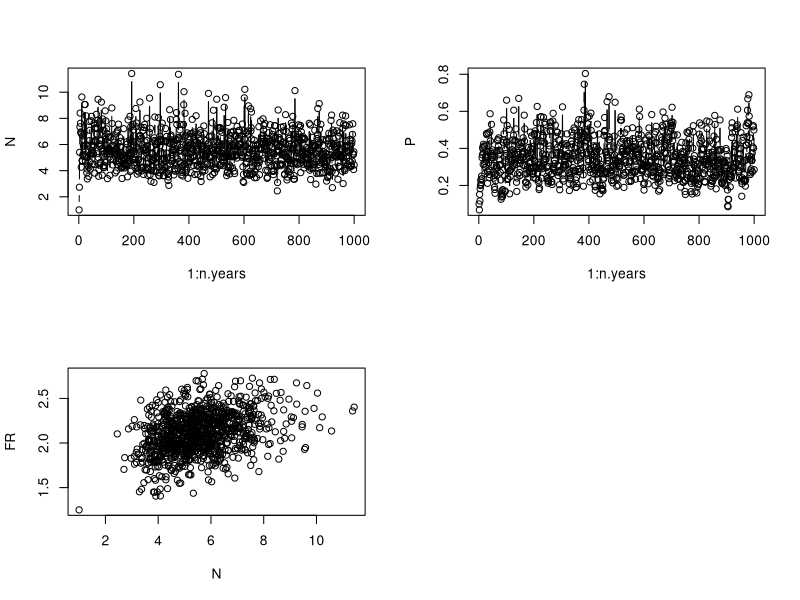

Recreate this plot in R. (Note: this script raises an error after producing the figure.)
#### 15/03/2018 -- FBarraquand and OGimenez
#### Computation of the Hessian for the discrete-time Leslie-May model
### FB 16/01/2019 -- edited so that functional response timing match math model (no delays)


### --- Questions ------------------------------------------------------------------#### 
### Better to do this numerically or symbolically? (e.g. later in MAPLE?) 
### If numerically, how far into parameter space, i.e. what precision for the grid? 
### --------------------------------------------------------------------------------####

rm(list=ls())
graphics.off()

##################### Helper function #####################################################
### By OG 
logprot <- function(v){
eps <- 2.2204e-016
u <- log(eps) * (1+vector(length=length(v)))
index <- (v>eps)
u[index] <- log(v[index])
u
}

##################### Simulation used #####################################################

### Model used (use stored simulated data later on, just tryouts for now)
n.years<-1000  	# Long time series to look at structural identifiability
N1<-1			# Initial pop size
P1<-0.1
K<-1			# threshold dd 
beta<-1			# density-dependence exponent
rmax_V<-2			# Max AVERAGE growth rate (thus not a true max...)
rmax_P<-0.5
sigma2.proc<-0.05		# worked well with 0.005
# Process sigma on the log-scale, use the Peretti et al. value. 0.005


### FR and predator parameters
C<-2.5
D<-1
Q<-10

### Simulation of data
#set.seed(42) 
set.seed(41)
#set.seed(40)

y<-N<-P<-FR<-numeric(n.years)
N[1]<-N1
P[1]<-P1
FR[1]<-C*N[1]/(D+N[1])

rV<-rnorm(n.years-1,rmax_V,sqrt(sigma2.proc))
rP<-rnorm(n.years-1,rmax_P,sqrt(sigma2.proc))
FRnoise<-rnorm(n.years,0,sqrt(sigma2.proc))

for (t in 1:(n.years-1)){

  N[t+1]<-N[t]*(exp(rV[t])/(1+(N[t]/K)^beta))*exp(-FR[t]*P[t]/N[t])
  P[t+1]<-P[t]*exp(rP[t])/(1+P[t]*Q/N[t])
  FR[t+1]<-(C*N[t+1]/(D+N[t+1])) + FRnoise[t+1] #updated after so that timing matches
}
## Plotting time series of abundances and FR
par(mfrow=c(2,2))
plot(1:n.years,N,type="b")
plot(1:n.years,P,type="b")
#curve(dbeta(x,a,b),from=0, to=1)
plot(N,FR)

### Produce dataset to fit
data = cbind(log(N),log(P),FR) 

##################### Define likelihood and RSS for both models with and without noisy FRs ######################################

################# Define the likelihood ########################################
logLik=function(theta,y){
#### y is the data with n rows and 3 columns // log-abundance data + FR data

#### Parameters
# theta1 = r 
# theta2 = gamma
# theta3 = sigma1
# theta4 = s
# theta5 = q 
# theta6 = sigma2
# theta7 = C
# theta8 = D
# theta9 = sigma3

n=nrow(y)
ll = 0.0 ### Or p_1(a_1|x_1) p(x_1)
for (t in 2:n){
N_t = exp(y[t-1,1])
P_t = exp(y[t-1,2]) 
N_tplus1 = exp(y[t,1]) #useful for the functional response

######## Error that was previously there!! N_t/P_t instead P_t/N_t ###
### mu1 = y[t-1,1] + theta[1] - log(1+theta[2]*N_t) - y[t-1,3]*N_t/P_t
######################################################################
mu1 = y[t-1,1] + theta[1] - logprot(1+theta[2]*N_t) - y[t-1,3]*P_t/N_t #this is correct timing
mu2 = y[t-1,2] + theta[4] - logprot((1+theta[5]*P_t/N_t))
mu3 = (theta[7]*N_tplus1)/(theta[8] + N_tplus1) #easier to update all variables simultaneously, minimizes errors
#ll= ll + log(dnorm(y[t,1], mu1, theta[3])) +  log(dnorm(y[t,2], mu2, theta[6])) + log(dnorm(y[t,3], mean = mu3, sd = theta[9]))
# we have log(0) problem
d1=dnorm(y[t,1], mu1, theta[3],log=T) ## directly asking for the log avoids problems
d2=dnorm(y[t,2], mu2, theta[6],log=T)
d3=dnorm(y[t,3], mu3, theta[9],log=T)
ll=ll+d1+d2+d3
}
return(-ll)
}


############### Working directly with the sum of squares ######################
RSS=function(theta,y){
  #### y is the data with n rows and 3 columns // log-abundance data + FR data
  
  #### Parameters
  # theta1 = r 
  # theta2 = gamma
  # theta3 = s
  # theta4 = q 
  # theta5 = C
  # theta6 = D
  # not the same theta
  
  n=nrow(y)
  rss = 0.0 ### Or p_1(a_1|x_1) p(x_1)
  for (t in 2:n){
    N_t = exp(y[t-1,1])
    P_t = exp(y[t-1,2]) 
    N_tplus1 = exp(y[t,1]) #useful for the functional response
    ############## Correction of error ###########################################
    ## mu1 = y[t-1,1] + theta[1] - log(1+theta[2]*N_t) - y[t-1,3]*N_t/P_t # error
    mu1 = y[t-1,1] + theta[1] - logprot(1+theta[2]*N_t) - y[t-1,3]*P_t/N_t # corrected
    mu2 = y[t-1,2] + theta[3] - logprot((1+theta[4]*P_t/N_t))
    mu3 = (theta[5]*N_tplus1)/(theta[6] + N_tplus1)
    rss=rss+(y[t,1] - mu1)^2+(y[t,2]-mu2)^2+(y[t,3]-mu3)^2
  }
  return(rss)
}

############################### LL ##################################################

################# Define the likelihood ########################################

logLik_FRwoutNoise=function(theta,y){
#### y is the data with n rows and 3 columns // log-abundance data + FR data

#### Parameters
# theta1 = r 
# theta2 = gamma
# theta3 = sigma1
# theta4 = s
# theta5 = q 
# theta6 = sigma2
# theta7 = C
# theta8 = D
# theta9 = sigma3

n=nrow(y)
ll = 0.0 ### Or p_1(a_1|x_1) p(x_1)
for (t in 2:n){
N_t = exp(y[t-1,1])
P_t = exp(y[t-1,2]) 

######## Error that was previously there!! N_t/P_t instead P_t/N_t ###
### mu1 = y[t-1,1] + theta[1] - log(1+theta[2]*N_t) - y[t-1,3]*N_t/P_t
######################################################################
mu1 = y[t-1,1] + theta[1] - logprot(1+theta[2]*N_t) - (theta[7]*P_t)/(theta[8] + N_t)
mu2 = y[t-1,2] + theta[4] - logprot((1+theta[5]*P_t/N_t))
#ll= ll + log(dnorm(y[t,1], mu1, theta[3])) +  log(dnorm(y[t,2], mu2, theta[6])) + log(dnorm(y[t,3], mean = mu3, sd = theta[9]))
# we have log(0) problem
d1=dnorm(y[t,1], mu1, theta[3],log=T) ## directly asking for the log avoids problems
d2=dnorm(y[t,2], mu2, theta[6],log=T)
#d3=dnorm(y[t,3], mu3, theta[9],log=T)
ll=ll+d1+d2#+d3
}
return(-ll)
}


############### Working directly with the sum of squares ######################
RSS_FRwoutNoise=function(theta,y){
  #### y is the data with n rows and 3 columns // log-abundance data + FR data
  
  #### Parameters
  # theta1 = r 
  # theta2 = gamma
  # theta3 = s
  # theta4 = q 
  # theta5 = C
  # theta6 = D
  # not the same theta
  
  n=nrow(y)
  rss = 0.0 ### Or p_1(a_1|x_1) p(x_1)
  for (t in 2:n){
    N_t = exp(y[t-1,1])
    P_t = exp(y[t-1,2]) 
    ############## Correction of error ###########################################
    ## mu1 = y[t-1,1] + theta[1] - log(1+theta[2]*N_t) - y[t-1,3]*N_t/P_t # error
    mu1 = y[t-1,1] + theta[1] - logprot(1+theta[2]*N_t) -  (theta[5]*P_t)/(theta[6] + N_t) # corrected
    mu2 = y[t-1,2] + theta[3] - logprot((1+theta[4]*P_t/N_t))
    rss=rss+(y[t,1] - mu1)^2+(y[t,2]-mu2)^2#+(y[t,3]-mu3)^2
  }
  return(rss)
}

################################ Computation of MLE ##########################################################
################################ + computation of the Hessian at the MLE #####################################

######### Estimation starting at the MLE ###########
theta_true  = c(rmax_V,1/K,sqrt(0.05),rmax_P,Q,sqrt(0.05),C,D,sqrt(0.05))
p_opt<-optim(theta_true, logLik, y=data,method="BFGS",hessian=T)
p_opt$par
theta_true

######### Estimation starting away from MLE ########
theta_init = theta_true + rnorm(9,0,sd=0.05)
p_opt<-optim(theta_init, logLik, y=data,method="BFGS",hessian=T,control=list(fnscale=-1))
p_opt$par
theta_true
### Ask optim for the Hessian
hessian=p_opt$hessian
print(hessian, dig = 9) ## or use scipen
options(scipen = 999)
print(hessian, dig = 9)
#revert back
options(scipen = 0)

eigen(hessian) ## clearly no zeroes there? 
# $values
# [1] 41617.593143 40362.310251 37309.863813 33668.343616 18679.557058 18079.111183    93.263279    12.579849     1.507702

lambda1 = max(eigen(hessian)$values)
9*lambda1*10^(-9) #way below lowest eigenvalue

# should be reproduced for several simulations later on. 

## --- old comments on previous simus ---- #
# There is however the question of whether this matrix is positive definite. 
# (which happens for the Hessian when all eigenvalues are positive) -> I'm not sure in fact. 
# The last eigenvalue is negative. On the other hand it is very small so we can consider it zero. 
## ---------------------------------------- #

# Looking at the correlations in the matrix 

Sigma =solve(hessian) #variance-covariance matrix
Rho = cov2cor(Sigma) #correlation matrix
library(corrplot)
par(mfrow=c(1,1))
rownames(Rho) = c("r_V","1/K_V","sigma1","r_P","Q","sigma2","C","D","sigma3")
colnames(Rho) = c("r_V","1/K_V","sigma1","r_P","Q","sigma2","C","D","sigma3")
corrplot(Rho, method="circle")
corrplot(Rho, method = "number")
# There are significant correlations between pairs of parameters (same as in the Bayesian analysis)

######## Estimation based on RSS ##################

### New restricted theta
theta_true  = c(rmax_V,1/K,rmax_P,Q,C,D)
p_opt<-optim(theta_true, RSS,y=data,hessian=T)
p_opt$par
theta_true
p_opt$hessian
eigen(p_opt$hessian) ### clearly interesting and non zero
# $values
# [1] 3334.2367985 2000.8569587 1736.6593414    8.9622937    1.4761840    0.1603394
# 
# $vectors
# [,1]          [,2]          [,3]          [,4]          [,5]          [,6]
# [1,]  7.739897e-01 -1.080998e-12  4.475014e-12  2.216871e-10 -6.331982e-01  1.602045e-09
# [2,] -6.331982e-01  2.257642e-12  1.515849e-12  2.719858e-10 -7.739897e-01  1.961642e-09
# [3,]  2.183674e-12  9.992858e-01  2.420841e-11 -9.492240e-12 -9.464525e-11 -3.778865e-02
# [4,] -2.225576e-12 -3.778865e-02 -3.714140e-12 -2.153198e-10 -2.530934e-09 -9.992858e-01
# [5,]  2.562748e-12  2.312261e-11 -9.299362e-01  3.677209e-01  1.253021e-10 -7.665235e-11
# [6,] -3.279388e-13 -7.693068e-12  3.677209e-01  9.299362e-01  3.277751e-10 -2.014524e-10

# Let's try from somewhere slightly different
theta_init = theta_true + rnorm(6,0,sd=0.05)
p_opt<-optim(theta_init, RSS, y=data,hessian=T)
p_opt$par
theta_true
p_opt$hessian
eigen(p_opt$hessian) ### clearly interesting and non zero
#$values
# [1] 3352.8312867 2000.8570244 1735.5738470    8.9450653    1.2821586    0.1615576
# 
# $vectors
# [,1]          [,2]          [,3]         [,4]          [,5]          [,6]
# [1,]  7.718547e-01  2.191974e-12 -1.043386e-12 2.212856e-10 -6.357990e-01 -1.340079e-09
# [2,] -6.357990e-01 -8.543305e-14 -4.183676e-12 2.691969e-10 -7.718547e-01 -1.625599e-09
# [3,]  1.715033e-12 -9.992857e-01 -8.596346e-12 1.284783e-11  7.828529e-11 -3.778910e-02
# [4,] -8.572868e-13  3.778910e-02 -3.438708e-12 2.772205e-10  2.105292e-09 -9.992857e-01
# [5,]  1.855122e-12  8.737344e-12 -9.298957e-01 3.678232e-01  1.317965e-10  1.055713e-10
# [6,] -3.522451e-13 -9.151013e-13  3.678232e-01 9.298957e-01  3.226127e-10  2.566702e-10


###################################################################################################
################### Now for the model where the FR is specified without the noise #################
###################################################################################################
# Revert back to full theta_true with 9 elements
# Nope!! There are only 8 elements here, no sigma3!!

theta_true  = c(rmax_V,1/K,sqrt(0.05),rmax_P,Q,sqrt(0.05),C,D)
p_opt<-optim(theta_true, logLik_FRwoutNoise, method="BFGS",y=data,hessian=T)
p_opt$par
### BFGS
# [1]  1.5041455  0.5197072  0.2226370  0.5065558 10.3046050  0.2314249 33.2937812 66.2760413
### Nelder-Mead
# [1]  1.9914255  0.9680671  0.2224996  0.5107744 10.4210424  0.2310457  3.2480513  1.8051012
theta_true
# [1]  2.0000000  1.0000000  0.2236068  0.5000000 10.0000000  0.2236068  2.5000000  1.0000000
p_opt$hessian
# [,1]          [,2]          [,3]          [,4]          [,5]          [,6]          [,7]          [,8]
# [1,]  2.017933e+04 -1.744166e+04  1.334904e+02 -1.776357e-09  0.000000e+00  3.552714e-09 -9.778635e+02  4.602678e+02
# [2,] -1.744166e+04  1.508817e+04 -1.271656e+02 -3.552714e-09 -2.309264e-08 -3.552714e-09  8.390894e+02 -3.920669e+02
# [3,]  1.334904e+02 -1.271656e+02  4.062105e+04 -1.065814e-08  1.421085e-08  2.131628e-08 -9.458752e+00  5.322839e+00
# [4,] -1.776357e-09 -3.552714e-09 -1.065814e-08  1.871413e+04 -7.040348e+02  2.880262e+01  0.000000e+00 -1.598721e-08
# [5,]  0.000000e+00 -2.309264e-08  1.421085e-08 -7.040348e+02  2.795303e+01 -2.714926e+00  0.000000e+00 -1.776357e-08
# [6,]  3.552714e-09 -3.552714e-09  2.131628e-08  2.880262e+01 -2.714926e+00  3.761812e+04  3.552714e-09  3.552714e-09
# [7,] -9.778635e+02  8.390894e+02 -9.458752e+00  0.000000e+00  0.000000e+00  3.552714e-09  5.381699e+01 -2.630698e+01
# [8,]  4.602678e+02 -3.920669e+02  5.322839e+00 -1.598721e-08 -1.776357e-08  3.552714e-09 -2.630698e+01  1.318995e+01
eigen(p_opt$hessian)
# $values
# [1] 6.054577e+04 4.031416e+04 3.730971e+04 1.867950e+04 5.779300e+01 1.504246e+00 5.509579e-02
# [8] 5.308338e-05
# 
# $vectors
# [,1]          [,2]          [,3]          [,4]          [,5]          [,6]
# [1,]  5.764044e-01 -4.308947e-05  1.260089e-12 -4.883187e-13  8.171292e-01 -2.827274e-10
# [2,] -8.171589e-01  4.152968e-05  1.139785e-13 -3.081142e-13  5.764101e-01 -2.160426e-10
# [3,] -5.876738e-05 -1.000000e+00  1.064255e-11 -3.343097e-13 -1.125797e-05  7.715109e-14
# [4,]  3.740335e-14 -3.318773e-13 -5.056317e-05  9.992864e-01  1.529329e-11  3.777154e-02
# [5,]  1.881479e-13  9.401594e-14  5.322336e-06 -3.777154e-02  3.893140e-10  9.992864e-01
# [6,]  6.325077e-13 -1.064259e-11 -1.000000e+00 -5.072812e-05  1.096834e-12  3.408689e-06
# [7,] -2.766412e-03 -1.958303e-06  2.828092e-13  5.638389e-13 -6.198803e-03  2.891478e-09
# [8,]  1.282357e-03  3.971253e-07  5.726018e-13  7.743699e-13  3.588536e-03 -4.496595e-09
# [,7]          [,8]
# [1,] -7.586655e-03 -5.278368e-04
# [2,] -1.620123e-03 -3.734781e-04
# [3,]  2.203137e-06 -4.566506e-07
# [4,]  1.706311e-10  1.071605e-10
# [5,]  4.509435e-09  2.859934e-09
# [6,] -9.924139e-15  6.475621e-13
# [7,] -9.071098e-01  4.208392e-01
# [8,]  4.208225e-01  9.071350e-01

#### Nelder-Mead
# $values
# [1] 40627.4553092 37618.1668741 35311.2566499 18740.5788017    14.9681016     2.1552563     1.4647539    -0.2764503
# 
# $vectors
# [,1]          [,2]          [,3]          [,4]          [,5]          [,6]          [,7]          [,8]
# [1,] -2.609296e-02 -1.182946e-12  7.553842e-01 -1.117742e-13  4.023732e-01  4.688183e-01  9.838325e-09 -2.168389e-01
# [2,]  2.284980e-02  1.033504e-12 -6.531189e-01 -1.290197e-13  5.113473e-01  5.015502e-01  1.072476e-08 -2.447141e-01
# [3,] -9.993972e-01  7.189136e-12 -3.471459e-02  5.128058e-13  7.714872e-05  1.989578e-04  3.735806e-12 -9.823869e-05
# [4,]  4.875137e-13 -1.527377e-03  4.445520e-14  9.992918e-01 -5.565064e-11 -6.339617e-10  3.759676e-02  2.314851e-10
# [5,] -3.705045e-13  1.008307e-04  4.041092e-13 -3.759665e-02 -1.491911e-09 -1.685328e-08  9.992930e-01  6.134774e-09
# [6,] -7.131091e-12 -9.999988e-01 -1.818651e-12 -1.530088e-03 -3.962634e-14 -7.965266e-13  4.333509e-05  1.493318e-13
# [7,]  1.334819e-03 -4.242448e-14 -3.649754e-02  9.164045e-16 -6.113728e-01  7.270867e-01  9.445264e-09  3.102167e-01
# [8,] -6.481256e-04 -1.180791e-13  1.712617e-02 -8.180576e-13  4.503811e-01 -1.299384e-03 -4.829758e-09  8.926710e-01

######### Estimation starting away from MLE ########
theta_init = theta_true + rnorm(8,0,sd=0.05)
p_opt<-optim(theta_init, logLik_FRwoutNoise,method="BFGS", y=data,hessian=T)
p_opt$par
theta_true
theta_init
p_opt$hessian
eigen(p_opt$hessian)
### BFGS
#$values
#[1] 6.193873e+04 4.032005e+04 3.731044e+04 1.867967e+04 6.016344e+01 1.507778e+00 1.812701e-02
#[8] 9.703971e-06
### Looks like BFGS performs worse than Nelder-Mead without the FR data (see below as well)

### Nelder-Mead
#$values
#[1]  4.013941e+04  3.727161e+04  3.536148e+04  1.867194e+04  1.933835e+01  4.327331e+00  1.533097e+00 -4.063515e-02
### Seems better starting a little further away. May be need to be repeated

theta_init = theta_true + rnorm(8,0,sd=0.05)
p_opt<-optim(theta_init, logLik_FRwoutNoise,method="BFGS",y=data,hessian=T)
p_opt$par
theta_true
theta_init
p_opt$hessian
eigen(p_opt$hessian)
### BFGS
#$values
#[1] 6.037045e+04 4.031188e+04 3.731284e+04 1.868018e+04 5.741190e+01 1.513332e+00 5.721312e-02
#[8] 5.451893e-05
# $values
# [1] 40942.1328803 36579.3709513 33872.4695387 18511.1139219    19.6803090     2.9133301     1.2436616    -0.2908425
### Seems like quite of bit of these estimates of last eigenvalue are negative. 
diag(solve(p_opt$hessian)) ### produces a number of negative variance estimates. 
## Beware that we use -LL, so Hessian = observed FIM (Fisher Information Matrix)
## Loop over datasets to obtain the true, expected FIM?

######## Estimation from RSS ################
theta_true  = c(rmax_V,1/K,rmax_P,Q,C,D)
p_opt<-optim(theta_true,RSS_FRwoutNoise, y=data,hessian=T)
p_opt$par
theta_true
p_opt$hessian
eigen(p_opt$hessian) ### clearly interesting and non zero? (inluding the last one?)
# $values
# [1] 3344.31352989 2000.86370062    1.73515380    0.38035271    0.16121792   -0.00985483
# $vectors
# [,1]          [,2]          [,3]          [,4]          [,5]          [,6]
# [1,]  7.728650e-01 -6.748275e-12 -4.098421e-01  4.651301e-01  2.680788e-09  1.355107e-01
# [2,] -6.330323e-01  1.050155e-12 -5.502109e-01  5.191807e-01  3.818701e-09  1.642847e-01
# [3,] -5.951248e-12 -9.992841e-01 -2.332476e-10 -2.002480e-10 -3.783315e-02  7.145223e-10
# [4,]  3.866315e-13  3.783315e-02 -6.257578e-09 -5.249541e-09 -9.992841e-01  1.886142e-08
# [5,] -4.011429e-02  1.187677e-12  5.917052e-01  7.025929e-01 -1.481861e-08 -3.932418e-01
# [6,]  1.845706e-02 -1.824998e-12 -4.232994e-01 -1.430688e-01 -1.348010e-08 -8.944318e-01

## The last two parameters may be a little linked? Negative eigenvalue but this may in fact be zero? 

theta_init = theta_true + rnorm(6,0,sd=0.05)
p_opt<-optim(theta_init, RSS, y=data,hessian=T)
p_opt$par
theta_true
theta_init
#No obvious influence of theta_init on the results
p_opt$hessian
eigen(p_opt$hessian) ### clearly interesting and non zero
# $values
# [1] 3324.3545403 2000.8370768 1736.7462917    8.9679044    1.3913928    0.1586457
# $vectors
# [,1]          [,2]          [,3]          [,4]          [,5]          [,6]
# [1,]  7.751464e-01 -1.888266e-12  1.748739e-13 -7.603514e-12 -6.317817e-01  1.496517e-09
# [2,] -6.317817e-01  4.366499e-12 -2.381479e-12 -1.538362e-11 -7.751464e-01  1.837078e-09
# [3,] -4.196303e-12 -9.992907e-01  1.514892e-12  1.713220e-11  8.703747e-11  3.765710e-02
# [4,]  7.709085e-13  3.765710e-02  5.252822e-12  4.526253e-10  2.367879e-09  9.992907e-01
# [5,]  1.177811e-13 -1.195932e-12 -9.298648e-01  3.679013e-01 -4.540579e-12 -1.617067e-10
# [6,] -4.160374e-12  5.543679e-13  3.679013e-01  9.298648e-01 -1.619357e-11 -4.231339e-10

# $values
# [1] 3288.9438361 2000.8565182 1730.1249428    8.8419892    0.6927461    0.1618371
# 
# $vectors
# [,1]          [,2]          [,3]          [,4]          [,5]          [,6]
# [1,]  7.793633e-01 -2.303427e-12  3.370507e-12 -5.139319e-10 -6.265723e-01 -6.975312e-09
# [2,] -6.265723e-01 -4.417751e-12 -2.509825e-13 -6.387047e-10 -7.793633e-01 -8.678396e-09
# [3,]  9.214957e-13 -9.992859e-01 -2.733869e-11 -3.403855e-11 -4.158298e-10  3.778575e-02
# [4,] -1.376074e-12  3.778575e-02 -9.480527e-12 -9.308575e-10 -1.112639e-08  9.992859e-01
# [5,]  2.716018e-12  2.550093e-11 -9.299939e-01  3.675749e-01 -3.031194e-10  3.326169e-10
# [6,] -7.025175e-13 -8.833045e-12  3.675749e-01  9.299939e-01 -7.617032e-10  8.701316e-10

#### some percentage has negative eigenvalues but way less than before with the likelihood I think

solve(p_opt$hessian)

################################ Computation of Hessian #######################################################

### Computation at the true parameter values
### There's of course the question of whether it is better to compute the Hessian
### for the true param values or at the MLE (which might be slightly different on a finite time series). 

### In Gimenez et al. Animal Biodiversity and Conservation 27.1 (2004) They use the MLE.
### But for a theoretical work, what should we use? 

### Use other algorithm to compute the Hessian exactly at the true value
library("numDeriv")

theta_true  = c(rmax_V,1/K,sqrt(0.05),rmax_P,Q,sqrt(0.05),C,D,sqrt(0.05))
LL = function(theta){
  return(logLik(theta,data))
}
LL(theta_true)

hessian_thetaTrue=hessian(LL,theta_true)
eigen(hessian_thetaTrue)
## SD error
sqrt(diag(solve(hessian_thetaTrue)))
#[1] 0.243049234 0.288849849 0.005040121 0.028748093 0.728317339 0.004755960 0.043872686 0.110662255 0.005165725

#$values
# [1] 44294.175086 39378.550751 37848.716366 34111.484789 19976.028177 16277.744431    70.872841
# [8]     7.018634     1.882450
# 

### Removing last parameter for test with LL_FRwoutNoise
theta_true  = c(rmax_V,1/K,sqrt(0.05),rmax_P,Q,sqrt(0.05),C,D)

LL_FRwoutNoise = function(theta){
  return(logLik_FRwoutNoise(theta,data))
}

hessian_thetaTrue_FRwoutNoise=hessian(LL_FRwoutNoise,theta_true)
eigen(hessian_thetaTrue_FRwoutNoise)

# $values
# [1] 4.429418e+04 3.966980e+04 3.419146e+04 1.997603e+04 2.326595e+01 6.332812e+00 1.882450e+00 1.473978e-02
### Still a question of whether the last one is positive or not... 

### Using Viallefond et al.'s criteria
lambda1 = max(eigen(hessian_thetaTrue_FRwoutNoise)$values)
q = 8
eps = 10^(-9)
eigen(hessian_thetaTrue_FRwoutNoise)$values>q*lambda1*eps
# TRUE here

# Previously we had an error changing these $values
# [1]  4.429418e+04  3.966980e+04  3.419146e+04  1.997603e+04  2.326595e+01  6.332812e+00
# [7]  1.882450e+00  1.473978e-02 -4.179847e-23

eigen_FRwoutNoise=eigen(hessian_thetaTrue_FRwoutNoise)
#eigenvector associated with near-zero eigenvalue
eigen_FRwoutNoise$vectors[,8]
#largest link between C and D. Or is this correct? -> what's the new basis? 

################# Redo the same analysis with sum of squares #################

theta_true  = c(rmax_V,1/K,rmax_P,Q,C,D)
RSS_bis = function(theta){
  return(RSS(theta,data))
}
RSS_bis(theta_true)

hessian_RSS_thetaTrue=hessian(RSS_bis,theta_true)
eigen(hessian_RSS_thetaTrue)
# $values
# [1] 3411.9132542 2000.9252194 1631.3533267    7.1423266    0.7019349    0.1882889

# Now for the model with FR without noise

RSS_bis_FRwoutNoise = function(theta){
  return(RSS_FRwoutNoise(theta,data))
}
RSS_bis_FRwoutNoise(theta_true)

hessian_RSS_thetaTrue_FRwoutNoise=hessian(RSS_bis_FRwoutNoise,theta_true)
eigen(hessian_RSS_thetaTrue_FRwoutNoise)
# $values
# [1] 3.419685e+03 2.000925e+03 2.328096e+00 6.335312e-01 1.882889e-01 1.475940e-03
# 
# $vectors
# [,1]          [,2]          [,3]          [,4]          [,5]          [,6]
# [1,]  7.642358e-01 -5.185763e-15  5.166907e-01 -3.764703e-01 -1.339072e-11 -8.511460e-02
# [2,] -6.433480e-01  1.123952e-14  6.521352e-01 -3.883610e-01 -1.487730e-11 -9.999365e-02
# [3,]  9.900002e-15  9.992687e-01  2.487080e-13 -8.519244e-13  3.823704e-02 -7.097592e-13
# [4,] -3.011594e-15 -3.823704e-02  7.151991e-12 -2.188996e-11  9.992687e-01 -1.699767e-11
# [5,] -4.182289e-02 -1.298747e-15 -4.654567e-01 -8.059012e-01 -8.139938e-12  3.634889e-01
# [6,]  1.726023e-02  6.557340e-14  3.018285e-01  2.407676e-01  1.880481e-11  9.222975e-01

q = 6
lambda1 = max(eigen(hessian_RSS_thetaTrue_FRwoutNoise)$values)
eigen(hessian_RSS_thetaTrue_FRwoutNoise)$values>q*lambda1*eps
## Compare to singular value decomposition
eigen(hessian_RSS_thetaTrue_FRwoutNoise)$values
svd(hessian_RSS_thetaTrue_FRwoutNoise)$d

### Looks much better -- the last eigenvalue is fairly weak compared to the others though
### The last eigenvector suggests a linkage between the last two elements 
### Keep in mind that it is because these elements belong to the "null" space eigenvector that they indicate linkage. 
### These are C and D, which makes sense based on previous results. 

### Or can we use the different orders of magnitude for the eigenvalues here? 

### Clearly that's a different value from the one that we get at MLE, though there are some similarities
### in the spectra of the Hessian matrix at theta_true vs theta_hat. 

### NB there are some models in the literature that may not be identifiable 
### I'm curious about this one for instance, since fitted on only one compartment
### Ives et al. (2008). High-amplitude fluctuations and alternative dynamical states of midges in Lake Myvatn. Nature, 452(7183), 84.
#####################################################################################################################################

########################### Profiles of the likelihood near theta_true ##################################




